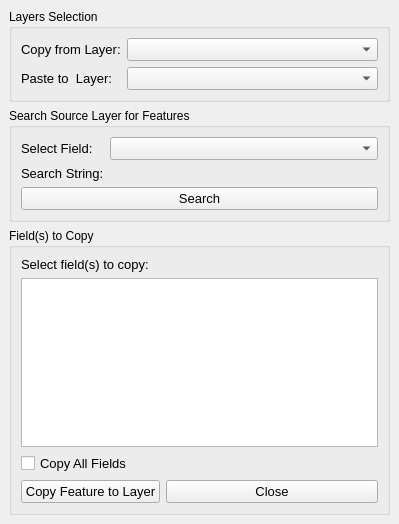
<?xml version="1.0" encoding="UTF-8"?>
<ui version="4.0">
 <class>FeatureTransferDockWidgetBase</class>
 <widget class="QDockWidget" name="FeatureTransferDockWidgetBase">
  <property name="geometry">
   <rect>
    <x>0</x>
    <y>0</y>
    <width>399</width>
    <height>524</height>
   </rect>
  </property>
  <property name="windowTitle">
   <string>Feature Transfer</string>
  </property>
  <widget class="QWidget" name="dockWidgetContents">
   <layout class="QGridLayout" name="gridLayout">
    <item row="2" column="0" colspan="2">
     <widget class="QGroupBox" name="Copy_Field_Box">
      <property name="title">
       <string>Field(s) to Copy</string>
      </property>
      <layout class="QFormLayout" name="formLayout_7">
       <item row="0" column="0" colspan="2">
        <widget class="QLabel" name="Copy_Field_Text">
         <property name="font">
          <font>
           <pointsize>10</pointsize>
          </font>
         </property>
         <property name="text">
          <string>Select field(s) to copy:</string>
         </property>
        </widget>
       </item>
       <item row="1" column="0" colspan="2">
        <widget class="QListWidget" name="Field_Selection">
         <property name="selectionMode">
          <enum>QAbstractItemView::SelectionMode::MultiSelection</enum>
         </property>
        </widget>
       </item>
       <item row="2" column="0" colspan="2">
        <widget class="QCheckBox" name="Copy_Checkbox">
         <property name="font">
          <font>
           <pointsize>10</pointsize>
          </font>
         </property>
         <property name="text">
          <string>Copy All Fields</string>
         </property>
        </widget>
       </item>
       <item row="3" column="0">
        <widget class="QPushButton" name="Copy_Feature_to_Layer_Button">
         <property name="font">
          <font>
           <pointsize>10</pointsize>
          </font>
         </property>
         <property name="text">
          <string>Copy Feature to Layer</string>
         </property>
        </widget>
       </item>
       <item row="3" column="1">
        <widget class="QPushButton" name="Close_Button">
         <property name="font">
          <font>
           <pointsize>10</pointsize>
          </font>
         </property>
         <property name="text">
          <string>Close</string>
         </property>
        </widget>
       </item>
      </layout>
     </widget>
    </item>
    <item row="0" column="0" colspan="2">
     <widget class="QGroupBox" name="Layers_Selection_Box">
      <property name="title">
       <string>Layers Selection</string>
      </property>
      <layout class="QFormLayout" name="formLayout_9">
       <item row="0" column="0">
        <widget class="QLabel" name="Copy_from_Layer_Text">
         <property name="font">
          <font>
           <pointsize>10</pointsize>
          </font>
         </property>
         <property name="text">
          <string>Copy from Layer:</string>
         </property>
        </widget>
       </item>
       <item row="0" column="1">
        <widget class="QgsMapLayerComboBox" name="Copy_from_Layer">
         <property name="font">
          <font>
           <pointsize>10</pointsize>
          </font>
         </property>
        </widget>
       </item>
       <item row="1" column="0">
        <widget class="QLabel" name="Paste_to_Layer_Text">
         <property name="font">
          <font>
           <pointsize>10</pointsize>
          </font>
         </property>
         <property name="layoutDirection">
          <enum>Qt::LayoutDirection::LeftToRight</enum>
         </property>
         <property name="autoFillBackground">
          <bool>false</bool>
         </property>
         <property name="text">
          <string>Paste to  Layer:</string>
         </property>
         <property name="scaledContents">
          <bool>false</bool>
         </property>
         <property name="wordWrap">
          <bool>false</bool>
         </property>
         <property name="indent">
          <number>-1</number>
         </property>
         <property name="openExternalLinks">
          <bool>false</bool>
         </property>
        </widget>
       </item>
       <item row="1" column="1">
        <widget class="QgsMapLayerComboBox" name="Paste_to_Layer">
         <property name="font">
          <font>
           <pointsize>10</pointsize>
          </font>
         </property>
        </widget>
       </item>
      </layout>
     </widget>
    </item>
    <item row="1" column="0" colspan="2">
     <widget class="QGroupBox" name="Search_Box">
      <property name="title">
       <string>Search Source Layer for Features</string>
      </property>
      <layout class="QFormLayout" name="formLayout_8">
       <item row="0" column="0">
        <widget class="QLabel" name="Select_Field_Text">
         <property name="font">
          <font>
           <pointsize>10</pointsize>
          </font>
         </property>
         <property name="text">
          <string>Select Field:</string>
         </property>
        </widget>
       </item>
       <item row="0" column="1">
        <widget class="QgsFieldComboBox" name="Select_Field">
         <property name="font">
          <font>
           <pointsize>10</pointsize>
          </font>
         </property>
        </widget>
       </item>
       <item row="1" column="0">
        <widget class="QLabel" name="Search_String_Text">
         <property name="font">
          <font>
           <pointsize>10</pointsize>
          </font>
         </property>
         <property name="text">
          <string>Search String:</string>
         </property>
        </widget>
       </item>
       <item row="1" column="1">
        <widget class="QgsFeaturePickerWidget" name="Search_String">
         <property name="font">
          <font>
           <pointsize>10</pointsize>
          </font>
         </property>
        </widget>
       </item>
       <item row="2" column="0" colspan="2">
        <widget class="QPushButton" name="Search_Button">
         <property name="font">
          <font>
           <pointsize>10</pointsize>
          </font>
         </property>
         <property name="text">
          <string>Search</string>
         </property>
        </widget>
       </item>
      </layout>
     </widget>
    </item>
   </layout>
  </widget>
 </widget>
 <customwidgets>
  <customwidget>
   <class>QgsFeaturePickerWidget</class>
   <extends>QWidget</extends>
   <header>qgsfeaturepickerwidget.h</header>
  </customwidget>
  <customwidget>
   <class>QgsFieldComboBox</class>
   <extends>QComboBox</extends>
   <header>qgsfieldcombobox.h</header>
  </customwidget>
  <customwidget>
   <class>QgsMapLayerComboBox</class>
   <extends>QComboBox</extends>
   <header>qgsmaplayercombobox.h</header>
  </customwidget>
 </customwidgets>
 <resources/>
 <connections>
  <connection>
   <sender>Copy_Feature_to_Layer_Button</sender>
   <signal>clicked()</signal>
   <receiver>FeatureTransferDockWidgetBase</receiver>
   <slot>update()</slot>
   <hints>
    <hint type="sourcelabel">
     <x>85</x>
     <y>492</y>
    </hint>
    <hint type="destinationlabel">
     <x>250</x>
     <y>302</y>
    </hint>
   </hints>
  </connection>
  <connection>
   <sender>Copy_from_Layer</sender>
   <signal>layerChanged(QgsMapLayer*)</signal>
   <receiver>Select_Field</receiver>
   <slot>setLayer(QgsMapLayer*)</slot>
   <hints>
    <hint type="sourcelabel">
     <x>302</x>
     <y>64</y>
    </hint>
    <hint type="destinationlabel">
     <x>294</x>
     <y>153</y>
    </hint>
   </hints>
  </connection>
  <connection>
   <sender>Search_Button</sender>
   <signal>clicked()</signal>
   <receiver>FeatureTransferDockWidgetBase</receiver>
   <slot>update()</slot>
   <hints>
    <hint type="sourcelabel">
     <x>250</x>
     <y>210</y>
    </hint>
    <hint type="destinationlabel">
     <x>250</x>
     <y>302</y>
    </hint>
   </hints>
  </connection>
  <connection>
   <sender>Close_Button</sender>
   <signal>clicked()</signal>
   <receiver>FeatureTransferDockWidgetBase</receiver>
   <slot>close()</slot>
   <hints>
    <hint type="sourcelabel">
     <x>320</x>
     <y>573</y>
    </hint>
    <hint type="destinationlabel">
     <x>250</x>
     <y>302</y>
    </hint>
   </hints>
  </connection>
 </connections>
</ui>
